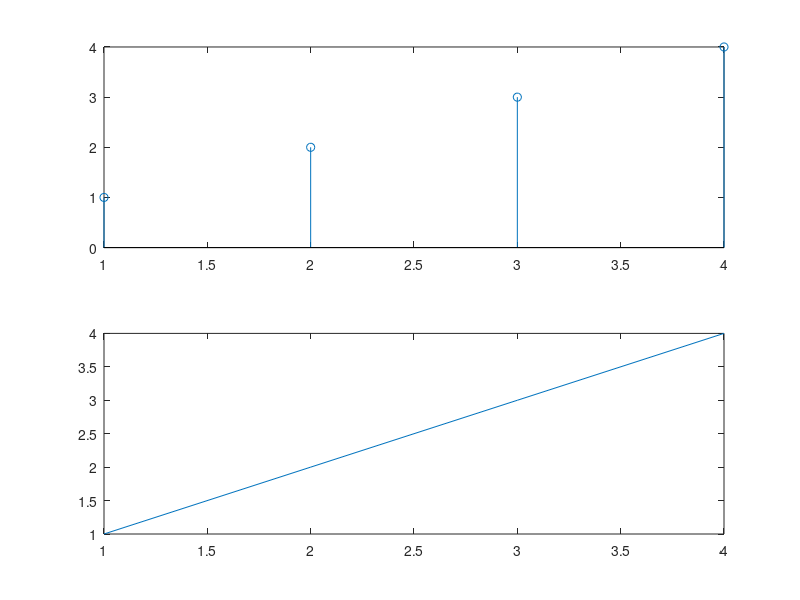

The MATLAB source for this figure:
clc;
clear all;

a= 5;
b= 10;
c = a+b;

%Basic Difference between Stem and Plot 
x = [1 2 3 4];
t = 1:1:4;

subplot (2,1,1);
stem(x,t);

subplot (2,1,2);
plot(x,t);